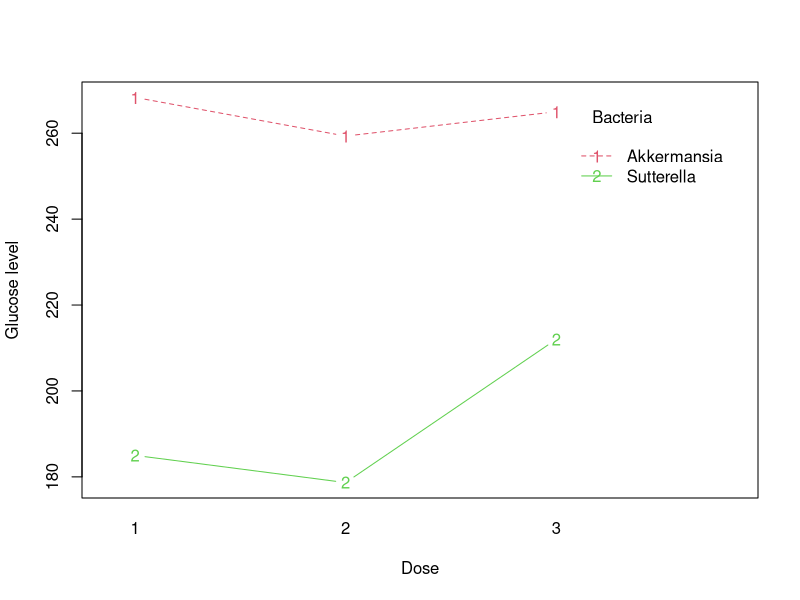
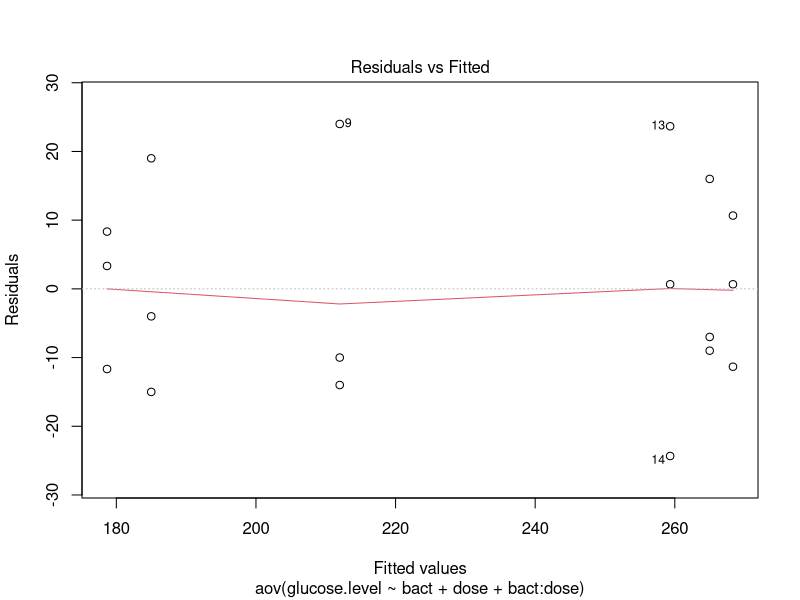
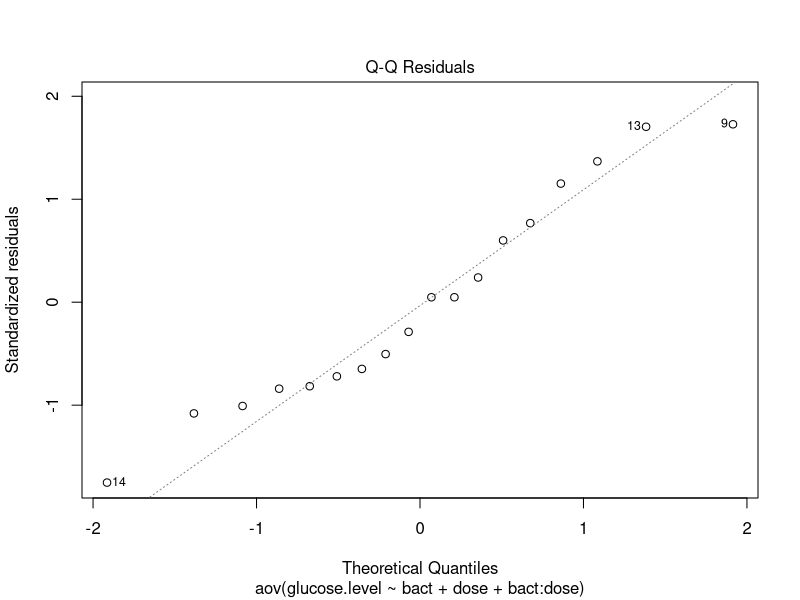
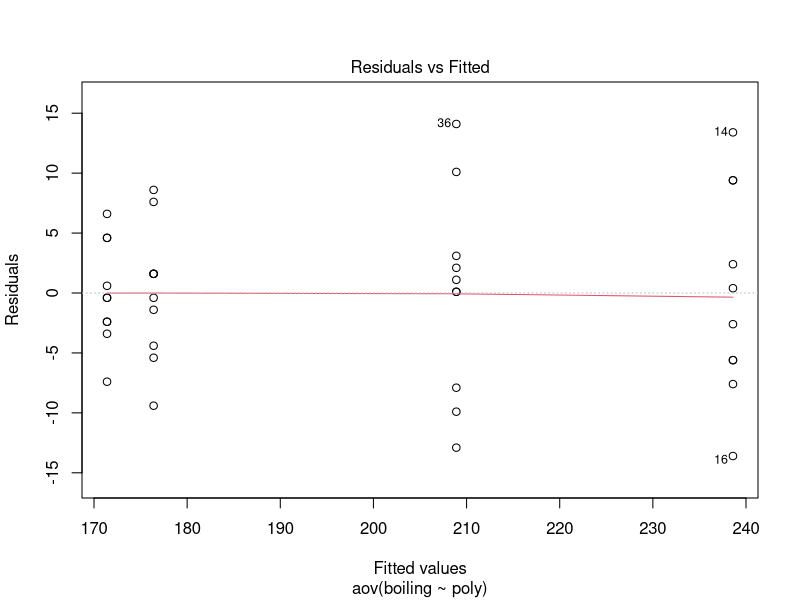
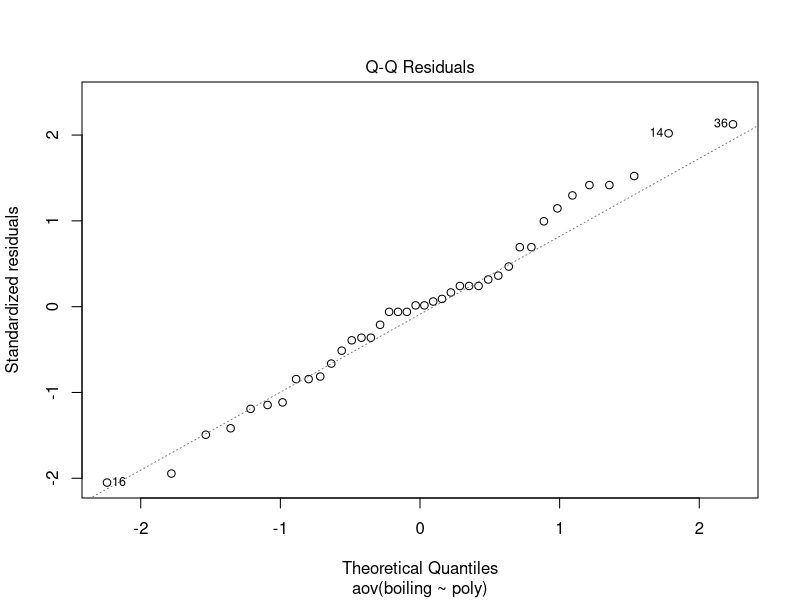
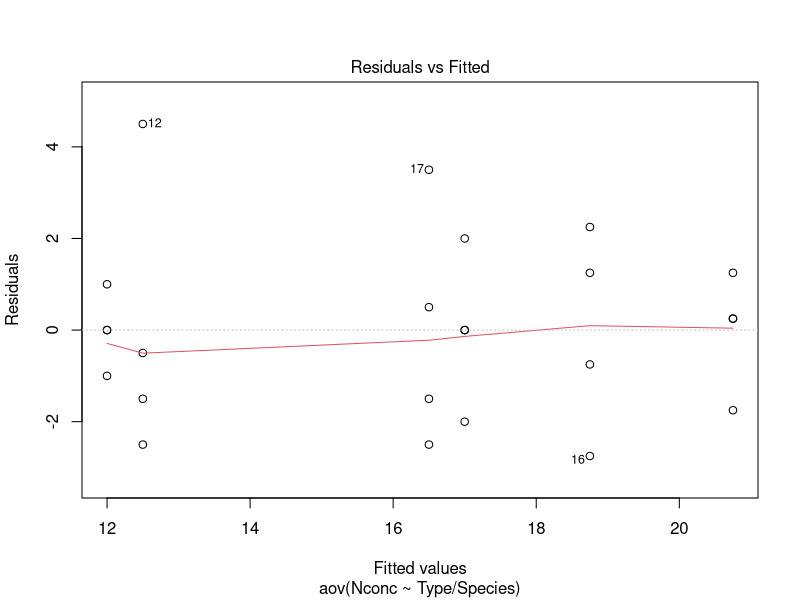
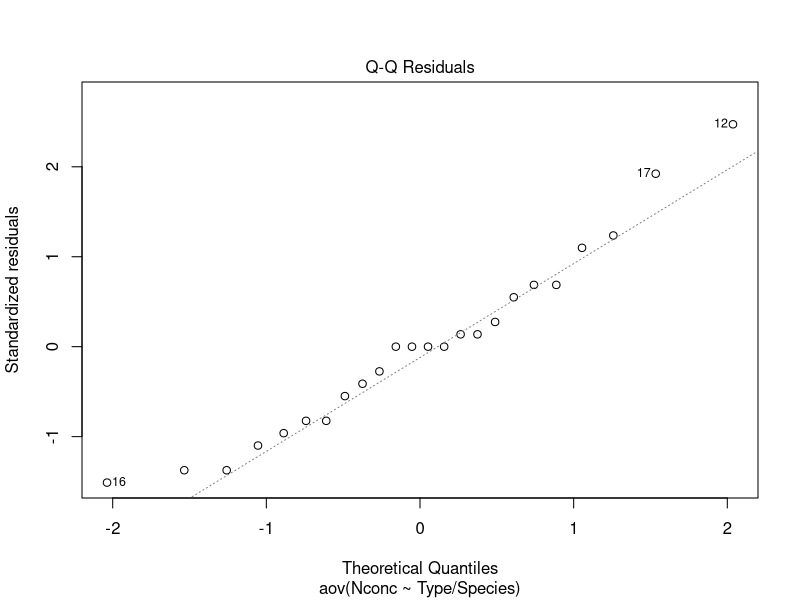

R code for these plots, in order:
## ---- chunk 1
bact=c(rep("Sutterella",9),rep("Akkermansia",9))
dose=rep(rep(1:3,each=3),2)
glucose.level = c(204,170,181,167,182,187,202,198,236,257,279,269,283,235,260,256,281,258)
## ---- chunk 2
df = data.frame(bact = as.factor(bact), dose = as.factor(dose), glucose.level)
df
interaction.plot(x.factor = df$dose, trace.factor = df$bact, response = df$glucose.level,
                 type = "b", col = 2:3, xlab = "Dose", ylab = "Glucose level",
                 trace.label = "Bacteria" )
## ---- chunk 3
library(car)
model1 = aov(glucose.level ~ bact + dose + bact:dose, data = df)
Anova(model1, type = "III")
plot(model1, which = c(1,2))
## ---- chunk 4
modelnint = aov(glucose.level ~ bact + dose, data = df)
anova(modelnint)
## ---- chunk 5
library(lsmeans)
library(multcompView)
library(multcomp)
library(knitr)
lsm.d = lsmeans(model1, ~ dose)
contrast(lsm.d, method = "pairwise")
lsm.b = lsmeans(model1, ~ bact)
contrast(lsm.b, method = "pairwise")
lsm.inter = lsmeans(model1, ~ bact:dose)
cld(lsm.inter)
## ---- chunk 6

poly <- c(rep("P1",10), rep("P2", 10), rep("P3",10), rep("P4", 10))
boiling <- c(167, 171, 178, 175, 184, 176, 185, 172, 178, 178, 
         231, 233, 236, 252, 233, 225, 241, 248, 239, 248,
         176, 168, 171, 172, 178, 176, 169, 164, 169, 171,
         201, 199, 196, 211, 209, 223, 209, 219, 212, 210)
## ---- chunk 7
df = data.frame(poly, boiling)
df
model2 = aov(boiling ~ poly, data = df)
anova(model2)
plot(model2, which = c(1, 2))
## ---- chunk 8
lsm.model2 = lsmeans(model2, "poly")
kable(summary(contrast(lsm.model2, method = "pairwise", adjust = "tukey"), infer = c(T, T),
              level = 0.95, side = "two-sided"))
lsm.inter = lsmeans(model2, ~ poly)
cld(lsm.inter)
## ---- chunk 9
wood=read.table("wood.csv",header=TRUE)
wood
## ---- chunk 10
library(car)
df = data.frame(Type = wood$Type, Species = wood$Species, Nconc = wood$Nconc)
df
model3 = aov(Nconc ~ Type / Species, data = df)
Anova(model3)
plot(model3, which = c(1,2))
## ---- chunk 11
lsm.t = lsmeans(model3, ~ Type)
cld(lsm.t, alpha = 0.05)
## ---- chunk 12
lsm.s = lsmeans(model3, ~ Type:Species)
cld(lsm.s, alpha = 0.05)
## ---- chunk 13
beans=read.table("Beans.csv",header=TRUE)
beans
## ---- chunk 14
library(lme4)
library(lmerTest)
library(car)
library(multcompView)

df = data.frame(crock = beans$Crock, soaktime = beans$SoakTim, recipe = beans$Recipe,
                rating = beans$Rating)
df
model4 = lmer(log(rating) ~ + soaktime + (1 | crock:soaktime) + recipe + soaktime:recipe,
              data = df)
## ---- chunk 15
anova(model4, which = "3")
rand(model4)
lsm.r = lsmeans(model4, ~ soaktime:recipe)
cld(lsm.r, alpha = 0.05)
